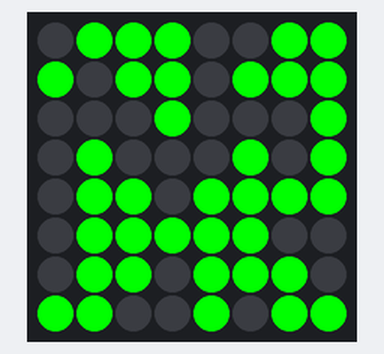
The sketch below on a simulated Arduino Uno, built with avr-gcc and run on an emulated ATmega328P. Parts: 8×8 RGB LED matrix (first LED top left, wired row by row). Random numbers use the default seed unless the sketch sets one.

Above: at 0.06 s.
At 4.68 s:
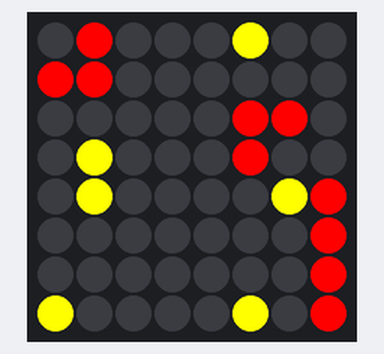
At 9.98 s:
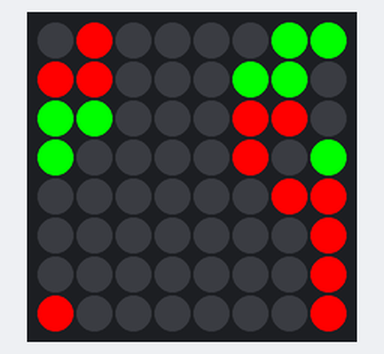
At 19.93 s:
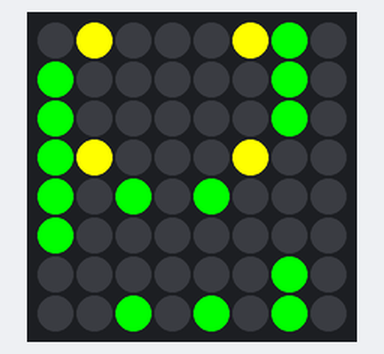
At 29.88 s:
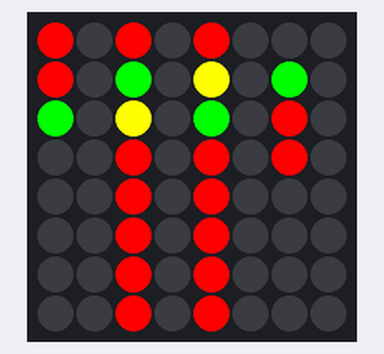
At 39.94 s:
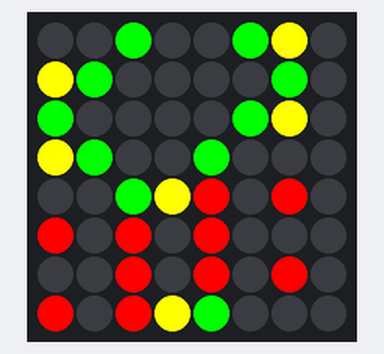

The sketch:

GameOfLife.ino
```cpp
#include <Wire.h>
#include <Adafruit_GFX.h>
#include <Adafruit_LEDBackpack.h>

Adafruit_BicolorMatrix matrix = Adafruit_BicolorMatrix();

int brightness = 15;
int currentSpeed = 2;

byte cell[8][8];

void setup() {
  matrix.begin(0x70);  // pass in the address
  matrix.setBrightness(15);

  randomSeed(analogRead(0));

  ResetBoard();
}

void loop() {
  DrawBoard();
  int diff = MoveNext();
  if (diff == 0)
  {
    ResetBoard();
    delay(500);
  }
  delay(100);
}

int MoveNext() {
  int diff = 0;

  byte next[8][8];

  for (byte x = 0; x < 8; x++) {
    for (byte y = 0; y < 8; y++) {
      byte count = CountNeighbours(x, y);
      next[x][y] = cell[x][y];
      if (cell[x][y] > 0) {
        if (count < 2 || count > 3) {
          next[x][y] = 0;
          diff++;
        } else if (cell[x][y] < 255) {
          next[x][y] = cell[x][y] + 1;
          if (next[x][y] < 4) diff++;
        }
      } else if (count == 3) {
        next[x][y] = 1;
        diff++;
      }
    }
  }

  for (byte x = 0; x < 8; x++) {
    for (byte y = 0; y < 8; y++) {
      cell[x][y] = next[x][y];
    }
  }

  return diff;
}

int CountNeighbours(byte x, byte y) {
  byte count = 0;
  for (int i = x-1; i <= x+1; i++) {
    for (int j = y-1; j <= y+1; j++) {
      if ((i != x || j != y) && cell[Wrap(i)][Wrap(j)] > 0)
        count++;
    }
  }
  return count;
}

int Wrap(int value) {
  int result = value;
  while (result < 0)
    result += 8;
  while (result > 7)
    result -= 8;
  return result;
}

void ResetBoard() {
  for (byte x = 0; x < 8; x++) {
    for (byte y = 0; y < 8; y++) {
      cell[x][y] = random(2);
    }
  }
}

void DrawBoard() {
  matrix.clear();
  for (byte x = 0; x < 8; x++) {
    for (byte y = 0; y < 8; y++) {
      if (cell[x][y] > 2)
        matrix.drawPixel(x, y, LED_RED);
      else if (cell[x][y] > 1)
        matrix.drawPixel(x, y, LED_YELLOW);
      else if (cell[x][y] > 0)
        matrix.drawPixel(x, y, LED_GREEN);
    }
  }
  matrix.writeDisplay();
}
```
